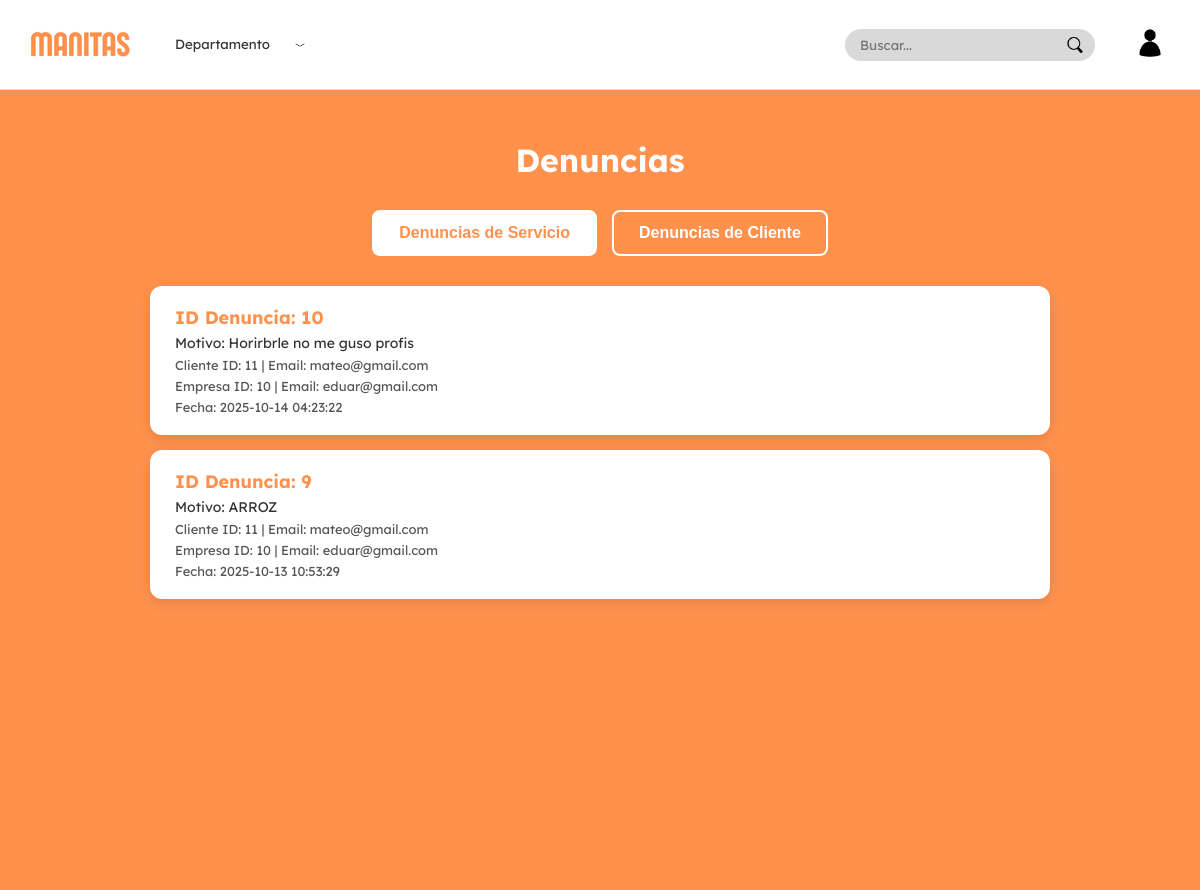
The page /apps/VIstas/paginas/administrador/admin_denuncias.php (signed in) on the database its author committed.
### tables this page shows
CREATE TABLE `denuncia` (
  `idDenuncia` int NOT NULL AUTO_INCREMENT,
  `idCliente` int NOT NULL,
  `idEmpresa` int NOT NULL,
  `asunto` varchar(50) DEFAULT NULL,
  `fecha` datetime DEFAULT CURRENT_TIMESTAMP,
  `motivo` varchar(500) DEFAULT NULL,
  PRIMARY KEY (`idDenuncia`),
  KEY `idCliente` (`idCliente`),
  KEY `idEmpresa` (`idEmpresa`),
  CONSTRAINT `denuncia_ibfk_1` FOREIGN KEY (`idCliente`) REFERENCES `cliente` (`IdUsuario`),
  CONSTRAINT `denuncia_ibfk_2` FOREIGN KEY (`idEmpresa`) REFERENCES `empresa` (`IdUsuario`)
);

### apps/Controlador/administrador/MostrarDenunciaControlador.php (called while the page is built, shortened)
<?php
require_once($_SERVER['DOCUMENT_ROOT'] . '/Proyecto/apps/modelos/Denuncia.php');
class AdminDenunciaController {
    public function __construct() {
        $tipo = $_GET['tipo'] ?? 'DenunciarServicio';
        $this->denuncias = Denuncia::obtenerPorAsunto($tipo);
    }
}
$adminController = new AdminDenunciaController();
$denuncias = $adminController->denuncias;

### apps/Modelos/Denuncia.php (called while the page is built, shortened)
<?php
require_once($_SERVER['DOCUMENT_ROOT'] . '/Proyecto/apps/modelos/Conexion.php');
class Denuncia {
    private $idDenuncia;
    private $idCliente;
    private $idEmpresa;
    private $motivo;
    private $fecha;
    public function __construct($idCliente, $idEmpresa, $asunto, $motivo = null, $fecha = null, $idDenuncia = null) {
        $this->idDenuncia = $idDenuncia;
        $this->idCliente = $idCliente;
        $this->idEmpresa = $idEmpresa;
        $this->motivo = $motivo;
        $this->fecha = $fecha ?? date('Y-m-d H:i:s');
    }
    public function getIdDenuncia() { return $this->idDenuncia; }
    public function getIdCliente() { return $this->idCliente; }
    public function getIdEmpresa() { return $this->idEmpresa; }
    public function getMotivo() { return $this->motivo; }
    public function getFecha() { return $this->fecha; }
    public static function obtenerPorAsunto($asunto) {
    global $conn;
    $sql = "SELECT
                d.*,
                uc.Email AS emailCliente,
                ue.Email AS emailEmpresa
            FROM denuncia d
            LEFT JOIN usuario uc ON d.idCliente = uc.IdUsuario
            LEFT JOIN usuario ue ON d.idEmpresa = ue.IdUsuario
            WHERE d.asunto = ?
            ORDER BY d.fecha DESC";
    $stmt = $conn->prepare($sql);
    $stmt->bind_param("s", $asunto);
    $stmt->execute();
    $result = $stmt->get_result();
    $denuncias = [];
    while ($row = $result->fetch_assoc()) {
        $denuncia = new Denuncia(
            $row['idCliente'],
            $row['idEmpresa'],
            $row['asunto'],
            $row['motivo'],
            $row['fecha'],
            $row['idDenuncia']
        );
        $denuncias[] = [
            'denuncia' => $denuncia,
            'emailCliente' => $row['emailCliente'],
            'emailEmpresa' => $row['emailEmpresa']
        ];
    }
    return $denuncias;
}
}

### apps/VIstas/paginas/administrador/admin_denuncias.php (the view, shortened to what this page needs)
<?php
require_once($_SERVER['DOCUMENT_ROOT'] . '/Proyecto/apps/controlador/administrador/MostrarDenunciaControlador.php');
?>
<!DOCTYPE html>
<html lang="es">
<head>
<link rel="stylesheet" href="/Proyecto/public/css/layout/navbar.css">
    <link rel="stylesheet" href="/Proyecto/public/css/fonts.css">
<link rel="stylesheet" href="/Proyecto/public/css/paginas/administrador/admin_denuncias.css">
</head>
<body>
    <?php include $_SERVER['DOCUMENT_ROOT'] . '/Proyecto/apps/vistas/layout/navbar.php'; ?>
    <div class="admin-denuncias-page">
        <h1>Denuncias</h1>
        <div class="modal-buttons">
            <a href="?tipo=DenunciarServicio">
                <button class="<?= ($_GET['tipo'] ?? 'DenunciarServicio') === 'DenunciarServicio' ? 'selected' : '' ?>">
                    Denuncias de Servicio
                </button>
            </a>
            <a href="?tipo=DenunciarCliente">
                <button class="<?= ($_GET['tipo'] ?? 'DenunciarServicio') === 'DenunciarCliente' ? 'selected' : '' ?>">
                    Denuncias de Cliente
                </button>
            </a>
        </div>
<ul class="servicios-list">
    <?php if (count($denuncias ?? []) === 0): ?>
        <p class="no-denuncias">No hay denuncias de este tipo.</p>
    <?php else: ?>
        <?php foreach ($denuncias as $item): ?>
            <?php $denuncia = $item['denuncia']; ?>
            <li class="servicio-item">
                <div class="info">
                    <span class="nombre">ID Denuncia: <?= htmlspecialchars($denuncia->getIdDenuncia()) ?></span>
                    <span class="descripcion">Motivo: <?= htmlspecialchars($denuncia->getMotivo()) ?></span>
                    <span class="empresa">
                        Cliente ID: <?= htmlspecialchars($denuncia->getIdCliente()) ?> |
                         Email: <?= htmlspecialchars($item['emailCliente']) ?>
                    </span>
                    <span class="empresa">
                        Empresa ID: <?= htmlspecialchars($denuncia->getIdEmpresa()) ?> |
                        Email: <?= htmlspecialchars($item['emailEmpresa']) ?>
                    </span>
                    <span class="empresa">Fecha: <?= htmlspecialchars($denuncia->getFecha()) ?></span>
                </div>
            </li>
        <?php endforeach; ?>
    <?php endif; ?>
</ul>
    </div>
</body>
</html>

### public/css/layout/navbar.css (style rules this page uses)
body { margin: 0; font-family: 'Lexend', sans-serif; }

### public/css/paginas/administrador/admin_denuncias.css (style rules this page uses)
.admin-denuncias-page { font-family: 'Lexend', sans-serif; background-color: #FF914D; color: #333; display: flex; flex-direction: column; align-items: center; padding: 20px; min-height: 100vh; box-sizing: border-box; }
.admin-denuncias-page h1 { text-align: center; color: white; margin: 30px 0; font-weight: 700; font-size: 32px; }
.admin-denuncias-page .modal-buttons { display: flex; justify-content: center; gap: 15px; margin-bottom: 30px; }
.admin-denuncias-page .modal-buttons button { background-color: #FF914D; color: white; border: 2px solid white; border-radius: 8px; padding: 12px 25px; font-weight: 600; font-size: 16px; cursor: pointer; transition: all 0.3s ease; }
.admin-denuncias-page .modal-buttons button.selected { background-color: white; color: #FF914D; }
.admin-denuncias-page .servicios-list { list-style: none; padding: 0; max-width: 900px; width: 100%; margin: 0 auto 50px auto; display: flex; flex-direction: column; gap: 15px; }
.admin-denuncias-page .servicio-item { background-color: #fff; border-radius: 12px; padding: 20px 25px; box-shadow: 0 4px 12px rgba(0,0,0,0.1); display: flex; flex-direction: column; transition: transform 0.2s ease, box-shadow 0.2s ease; }
.admin-denuncias-page .servicio-item .info { display: flex; flex-direction: column; gap: 5px; }
.admin-denuncias-page .servicio-item .info .nombre { font-weight: 700; font-size: 18px; color: #FF914D; }
.admin-denuncias-page .servicio-item .info .descripcion { font-size: 14px; color: #333; }
.admin-denuncias-page .servicio-item .info .empresa { font-size: 13px; color: #555; }

### rows shown on the page
denuncia: idDenuncia "10", motivo "Horirbrle no me guso profis", idCliente "11", emailCliente "mateo@gmail.com", idEmpresa "10", emailEmpresa "eduar@gmail.com", fecha "2025-10-14 04:23:22"
denuncia: idDenuncia "9", motivo "ARROZ", idCliente "11", emailCliente "mateo@gmail.com", idEmpresa "10", emailEmpresa "eduar@gmail.com", fecha "2025-10-13 10:53:29"
